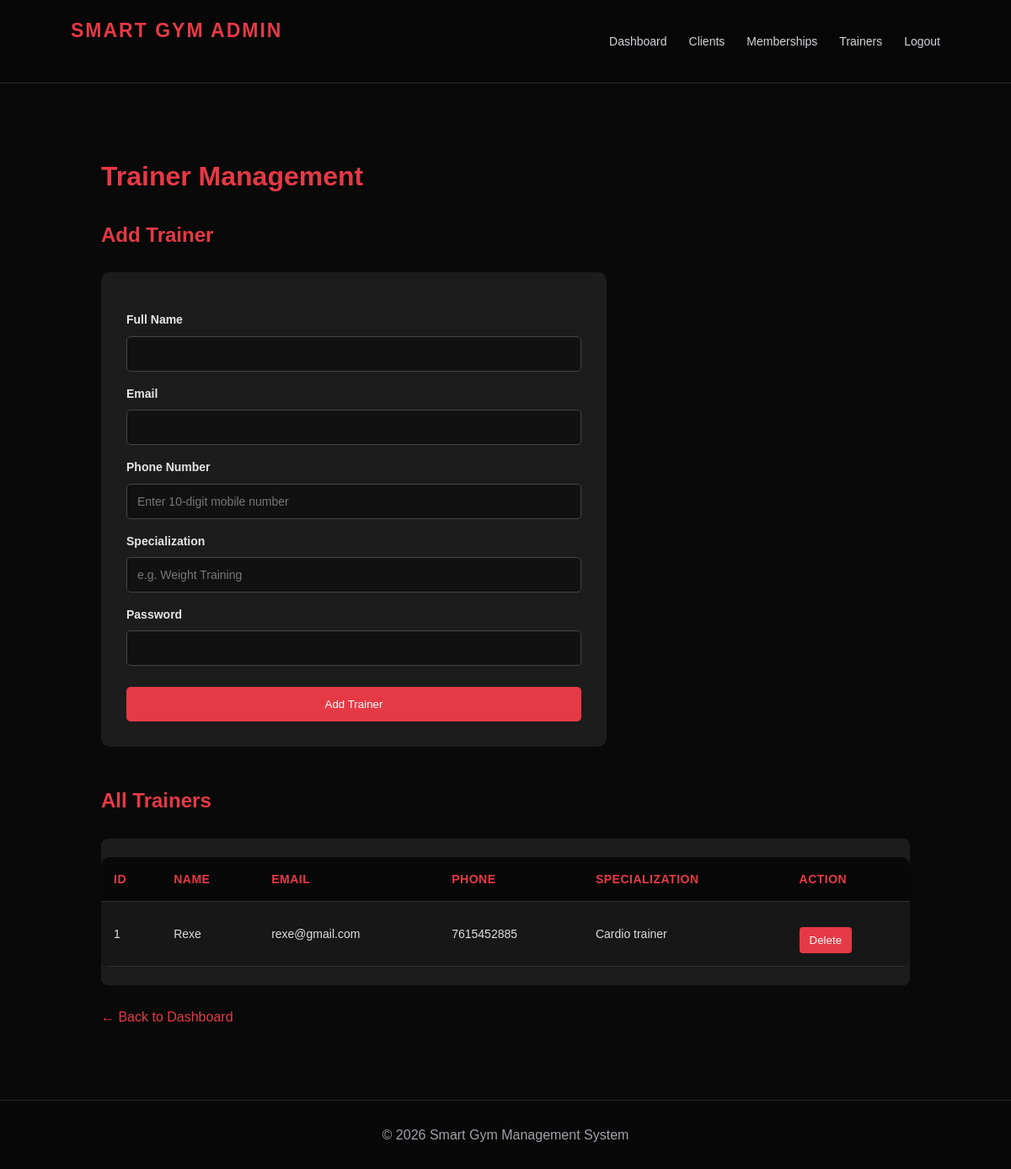
The app's page /admin/trainers.php (signed in) with its own data.
### tables this page shows
CREATE TABLE `trainers` (
  `id` int NOT NULL AUTO_INCREMENT,
  `name` varchar(100) NOT NULL,
  `email` varchar(150) NOT NULL,
  `phone` varchar(15) NOT NULL,
  `specialization` varchar(100) NOT NULL,
  `password` varchar(255) NOT NULL,
  `created_at` timestamp NULL DEFAULT CURRENT_TIMESTAMP,
  PRIMARY KEY (`id`),
  UNIQUE KEY `email` (`email`)
);

### admin/trainers.php (the view, shortened to what this page needs)
<?php
require_once "../config/database.php";
$trainers = $conn->query(
    "SELECT id, name, email, phone, specialization, created_at
    FROM trainers ORDER BY id DESC"
)->fetchAll();
?>
<!DOCTYPE html>
<html lang="en">
<head>
    <link rel="stylesheet" href="../assets/css/style.css">
</head>
<body>
<header class="navbar">
    <h2>SMART GYM ADMIN</h2>
    <nav>
        <a href="dashboard.php">Dashboard</a>
        <a href="clients.php">Clients</a>
        <a href="memberships.php">Memberships</a>
        <a href="trainers.php">Trainers</a>
        <a href="logout.php">Logout</a>
    </nav>
</header>
<main class="container">
    <h1>Trainer Management</h1>
    <h2>Add Trainer</h2>
    <form method="POST" class="trainer-form">
        <label>Full Name</label>
        <input type="text" name="name" maxlength="100" required>
        <label>Email</label>
        <input type="email" name="email" maxlength="150" required>
        <label>Phone Number</label>
        <input
            type="tel"
            name="phone"
            placeholder="Enter 10-digit mobile number"
            pattern="[6-9][0-9]{9}"
            minlength="10"
            maxlength="10"
            inputmode="numeric"
            oninput="this.value = this.value.replace(/[^0-9]/g, '').slice(0, 10)"
            required
        >
        <label>Specialization</label>
        <input type="text" name="specialization" maxlength="100"
               placeholder="e.g. Weight Training" required>
        <label>Password</label>
        <input type="password" name="password" minlength="8"
               maxlength="72" required>
        <button type="submit" name="add_trainer">Add Trainer</button>
    </form>
    <h2>All Trainers</h2>
    <div class="table-container">
        <table>
            <thead>
                <tr>
                    <th>ID</th>
                    <th>Name</th>
                    <th>Email</th>
                    <th>Phone</th>
                    <th>Specialization</th>
                    <th>Action</th>
                </tr>
            </thead>
            <tbody>
                <?php if (empty($trainers)): ?>
                    <tr><td colspan="6">No trainers found.</td></tr>
                <?php else: ?>
                    <?php foreach ($trainers as $trainer): ?>
                        <tr>
                            <td><?= (int)$trainer["id"] ?></td>
                            <td><?= htmlspecialchars($trainer["name"]) ?></td>
                            <td><?= htmlspecialchars($trainer["email"]) ?></td>
                            <td><?= htmlspecialchars($trainer["phone"]) ?></td>
                            <td><?= htmlspecialchars($trainer["specialization"]) ?></td>
                            <td>
                                <form method="POST"
                                      onsubmit="return confirm('Delete this trainer?');">
                                    <button type="submit" name="delete_trainer"
                                            class="delete-btn">
                                        Delete
                                    </button>
                                </form>
                            </td>
                        </tr>
                    <?php endforeach; ?>
                <?php endif; ?>
            </tbody>
        </table>
    </div>
    <a href="dashboard.php" class="back-link">← Back to Dashboard</a>
</main>
<footer>
    <p>&copy; <?= date("Y") ?> Smart Gym Management System</p>
</footer>
</body>
</html>

### assets/css/style.css (style rules this page uses)
:root { --bg: #090909; --surface: #111111; --card: #171717; --card-hover: #202020; --accent: #e63946; --accent-dark: #bd1f2d; --text: #ffffff; --muted: #a1a1aa; --border: #292929; --success: #22c55e; --warning: #f59e0b; --radius: 14px; --shadow: 0 12px 35px rgba(0,0,0,0.3); }
* { margin: 0; padding: 0; box-sizing: border-box; }
html { scroll-behavior: smooth; }
body { font-family: Arial, Helvetica, sans-serif; background: var(--bg); color: var(--text); line-height: 1.6; min-height: 100vh; }
a { color: inherit; }
.navbar { display: flex; justify-content: space-between; align-items: center; padding: 18px 7%; background: rgba(8,8,8,0.94); border-bottom: 1px solid var(--border); position: relative; z-index: 10; backdrop-filter: blur(15px); }
.navbar h2 { color: var(--accent); letter-spacing: 2px; font-size: 23px; font-weight: 800; }
.navbar nav { display: flex; align-items: center; gap: 26px; }
.navbar nav a { color: #d4d4d8; text-decoration: none; font-size: 14px; transition: 0.25s; }
button { font-family: inherit; }
.dashboard-container, .container { width: min(1200px, 90%); margin: 35px auto; }
form { margin-top: 15px; }
label { display: block; color: #e5e5e5; margin: 14px 0 7px; font-size: 14px; font-weight: 600; }
input, select, textarea { width: 100%; padding: 13px 15px; background: #101010; border: 1px solid #333; border-radius: 8px; color: white; outline: none; font-size: 14px; transition: 0.25s; }
input::placeholder, textarea::placeholder { color: #777; }
table { width: 100%; border-collapse: collapse; margin: 22px 0; background: var(--card); border-radius: 10px; overflow: hidden; }
th { background: #222; color: var(--accent); text-align: left; font-size: 13px; text-transform: uppercase; letter-spacing: 0.5px; }
th, td { padding: 14px 16px; border-bottom: 1px solid var(--border); font-size: 14px; }
td { color: #ddd; }
footer { background: #080808; text-align: center; padding: 28px; color: var(--muted); border-top: 1px solid var(--border); }

### admin/trainers.php (style rules this page uses)
.container { padding: 50px 5%; min-height: 85vh; }
h1, h2 { color: #e63946; margin-bottom: 25px; }
.trainer-form { max-width: 600px; padding: 30px; background: #1c1c1c; border-radius: 10px; margin-bottom: 45px; }
.trainer-form label { display: block; margin: 15px 0 8px; }
.trainer-form input { width: 100%; padding: 12px; background: #111; color: white; border: 1px solid #444; border-radius: 5px; }
.trainer-form button { width: 100%; margin-top: 25px; padding: 13px; background: #e63946; color: white; border: none; border-radius: 5px; cursor: pointer; }
.table-container { overflow-x: auto; background: #1c1c1c; border-radius: 8px; }
table { width: 100%; min-width: 850px; border-collapse: collapse; }
th, td { padding: 15px; text-align: left; border-bottom: 1px solid #333; }
th { background: #080808; color: #e63946; }
td { color: #ddd; }
.delete-btn { padding: 8px 12px; background: #e63946; color: white; border: none; border-radius: 4px; cursor: pointer; }
.back-link { display: inline-block; margin-top: 25px; color: #e63946; text-decoration: none; }

### records on screen
trainers: id "1", name "Rexe", email "rexe@gmail.com", phone "7615452885", specialization "Cardio trainer"
